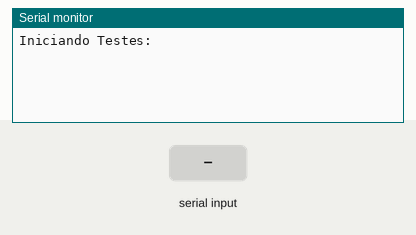
Recording of a sketch running on a simulated ESP32. Shown: the last lines printed to the serial monitor. Inputs (shaded band) come from the test bench.

Above: at 1.2 s.
1.3 s: "1\n" received over Serial
At 2.3 s:
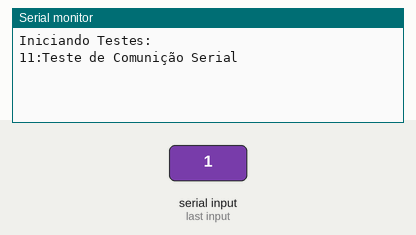
2.8 s: "4\n" received over the second serial link
At 3.5 s:
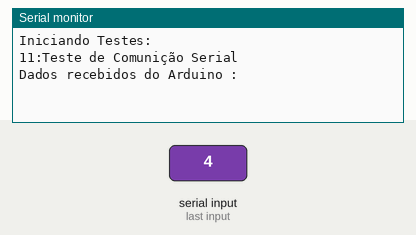
4.3 s: "90,45\n" received over Serial
At 5.5 s:
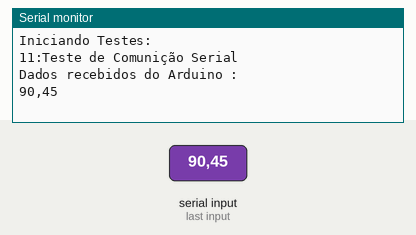
5.8 s: "4\n" received over Serial
At 6.9 s:
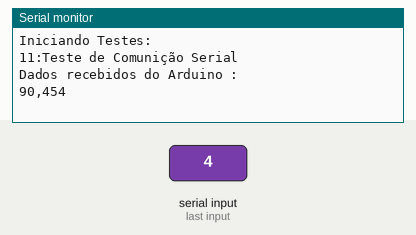

Measured:
- after the input at 1.3 s, the serial monitor: prints a new line at once (image 1)
- after the input at 2.8 s, the serial monitor: prints a new line at once (image 2)
- after the input at 4.3 s, the serial monitor: prints a new line at once (image 3)
- after the input at 5.8 s, the serial monitor: prints a new line at once (image 4)

The sketch:

codigoMaster_ESP32.ino
```cpp
// Endereço
int enderecoMaster = 42;
unsigned long tempoInicial;

void setup() {
  Serial.begin(115200);
  Serial1.begin(115200);
  Serial.println("Iniciando Testes: ");
}

void loop() {
  if (Serial1.available() > 0 || Serial.available() > 0) {
    String ordem = Serial.readStringUntil('\n');
    Serial.print(ordem);
    if (ordem == "1") {
      enviarOrdemslave("Teste de Comunição Serial", 1);
      aguardarResposta();
    }
  }
}

void aguardarResposta() {
  tempoInicial = millis();
  while (millis() - tempoInicial < 5000) {
    if (receberRespostaslave()) {
      break;
    }
  }
}

bool receberRespostaslave() {
  if (Serial1.available() > 0 || Serial.available() > 0) {
    String dadosRecebidos;
    if (Serial1.available() > 0) {
      dadosRecebidos = Serial1.readStringUntil('\n');
    } else {
      dadosRecebidos = Serial.readStringUntil('\n');
    }

    int enderecoRecebido = dadosRecebidos.substring(0, 1).toInt();

    switch (enderecoRecebido) {
      case 4:
        processarDados("Arduino", dadosRecebidos.substring(1));
        return true;
      default:
        return false;
    }
  }
  return false;
}

void processarDados(String slave, String dados) {
  Serial.println("Dados recebidos do " + slave + " : " + dados);
  Serial1.println("Dados recebidos do" + slave + " : " + dados);
}

void enviarOrdemslave(String dados, int endereco) {
  Serial1.print(endereco);
  Serial1.print(":");
  Serial1.println(dados);

  Serial.print(endereco);
  Serial.print(":");
  Serial.println(dados);
}
```
